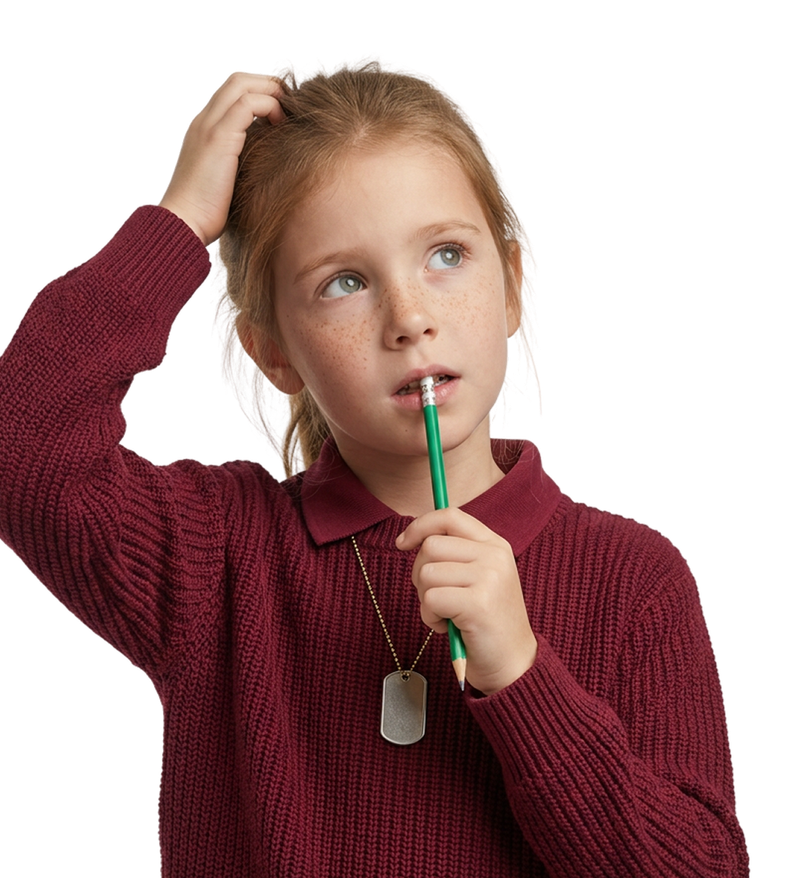
#> input picture templates/assets/05_girl.png, 803 x 878 px, shrunk from 1080 x 1181 before the run
$ python cutout.py ../../../templates/assets/05_girl.png out.png
#> lines starting #> are read from the running program, lines starting #| are printed output that depends on the picture; after the words box and inside, x2 and y2 are one past the last pixel; in counts of white or black regions, pixels touching at a corner belong together
#!/usr/bin/env python3
"""Вырезает однотонный фон (чёрный или белый по углам) и сохраняет PNG с прозрачностью.
Нужен для моделей gpt-image-2*, которые не принимают background=transparent.
Использование: cutout.py in.png out.png [--tol 40] [--round]
--round: для круглых предметов (планета) вместо заливки делает круглую маску по границам предмета."""
import argparse
from PIL import Image, ImageDraw, ImageFilter

a = argparse.ArgumentParser(); a.add_argument("src"); a.add_argument("dst"); a.add_argument("--tol", type=int, default=40); a.add_argument("--round", action="store_true")
o = a.parse_args()
im = Image.open(o.src).convert("RGB"); w, h = im.size
#> after `im = Image.open(o.src).convert('RGB')`:
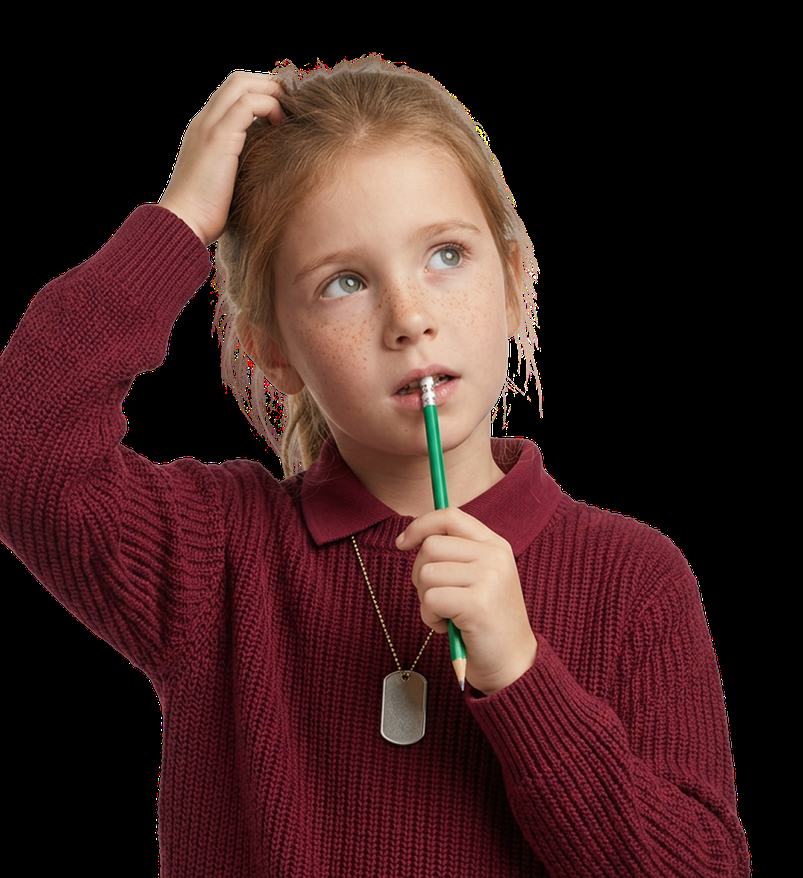
#> im: PIL image 803x878 RGB; mean R, G, B 64, 34.5, 33.2
#> after `w, h = im.size`: w = 803; h = 878
bg = im.getpixel((2, 2))
#> bg = (0, 0, 0)
if o.round:
    thr = 25 if sum(bg) < 150 else None
    bb = im.convert("L").point(lambda v: 255 if v > 25 else 0).getbbox()
    x0, y0, x1, y1 = bb; cx, cy, r = (x0 + x1) / 2, (y0 + y1) / 2, min(x1 - x0, y1 - y0) / 2
    m = Image.new("L", im.size, 0); ImageDraw.Draw(m).ellipse((cx - r + 3, cy - r + 3, cx + r - 3, cy + r - 3), fill=255)
    out = im.convert("RGBA"); out.putalpha(m.filter(ImageFilter.GaussianBlur(1.2))); out = out.crop((int(cx - r), int(cy - r), int(cx + r), int(cy + r)))
else:
    mask = Image.new("L", im.size, 255)
#> mask: PIL image 803x878 L; every value is 255
    marker = Image.new("RGB", im.size, (255, 0, 255)); marker.paste(im)
    work = im.copy()
    for pt in ((0, 0), (w - 1, 0), (0, h - 1), (w - 1, h - 1)):
        ImageDraw.floodfill(work, pt, (255, 0, 255), thresh=o.tol)
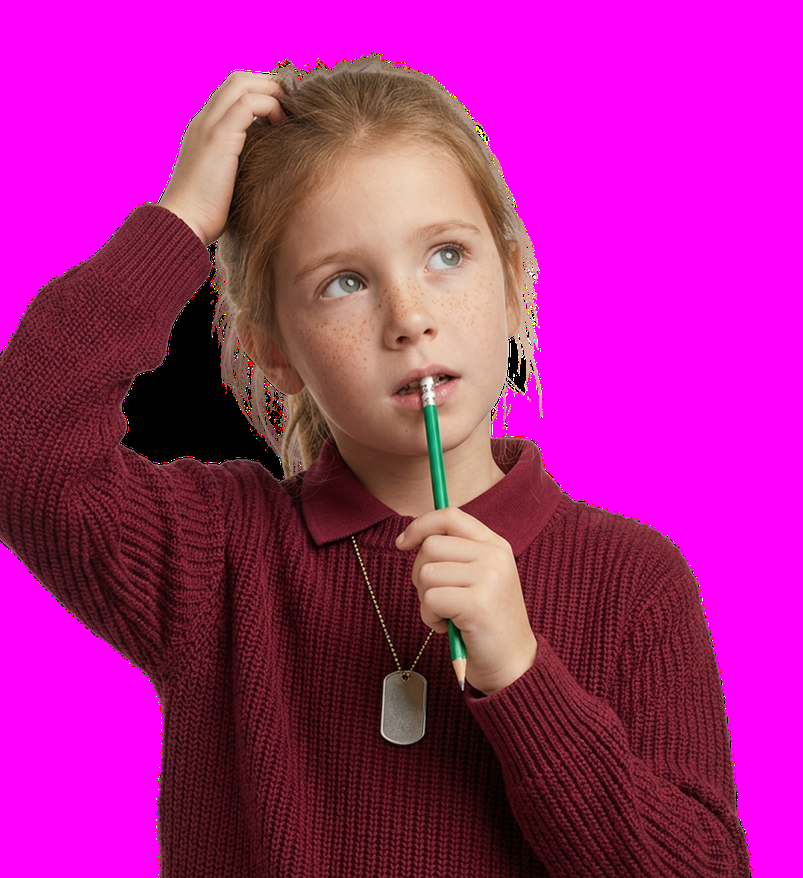
#> work: PIL image 803x878 RGB; mean R, G, B 168.4, 34.5, 137.6
    mk = work.point(lambda v: v)
    r_, g_, b_ = work.split()
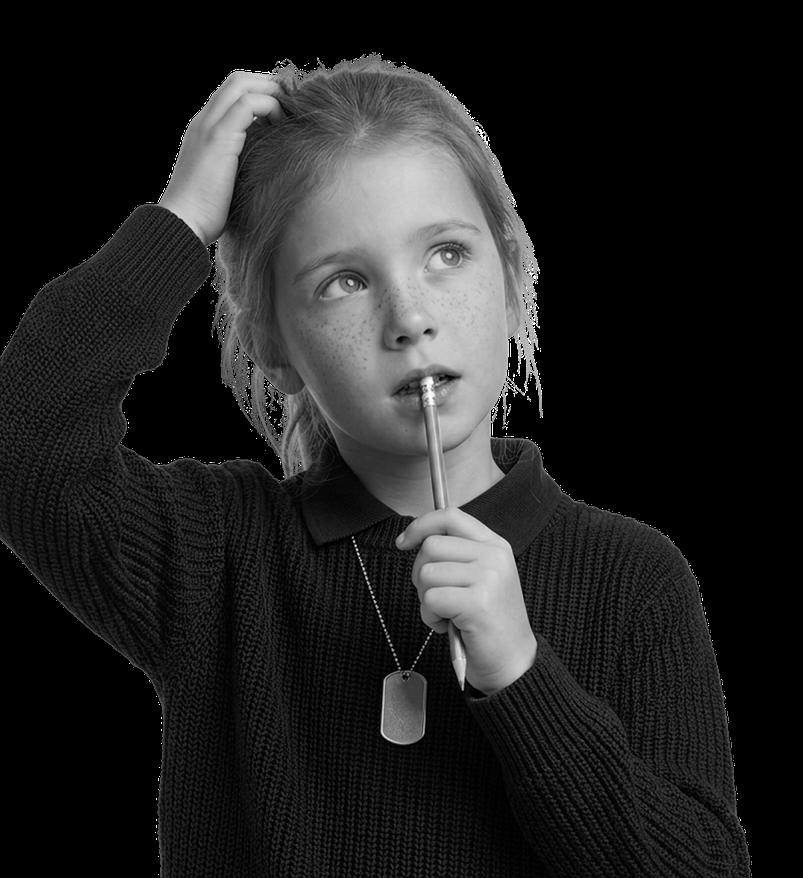
#> g_: PIL image 803x878 L; min 0, max 255, mean 34.5
    bgmask = r_.point(lambda v: 255 if v == 255 else 0)
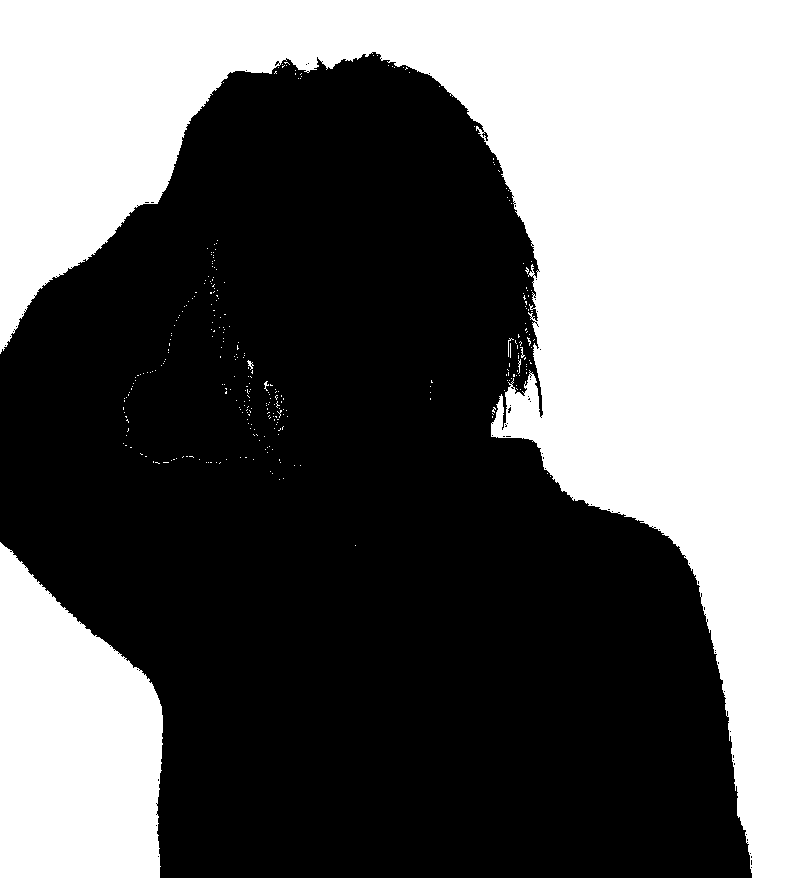
#> bgmask: PIL image 803x878 L; 41.2% white; 316 white regions (309 under 20 px), largest, box (x1, y1, x2, y2) and area: (0, 0, 803, 878) 248408, (0, 542, 163, 878) 41511, (247, 360, 254, 370) 28
    bgmask = Image.eval(bgmask, lambda v: v)
    from PIL import ImageChops
    isbg = ImageChops.multiply(r_.point(lambda v: 255 if v == 255 else 0), g_.point(lambda v: 255 if v == 0 else 0))
#> isbg: PIL image 803x878 L; 41.1% white; 204 white regions (201 under 20 px), largest, box (x1, y1, x2, y2) and area: (0, 0, 803, 878) 247602, (0, 542, 163, 878) 41482, (247, 361, 253, 370) 25
    alpha = ImageChops.invert(isbg).filter(ImageFilter.GaussianBlur(1))
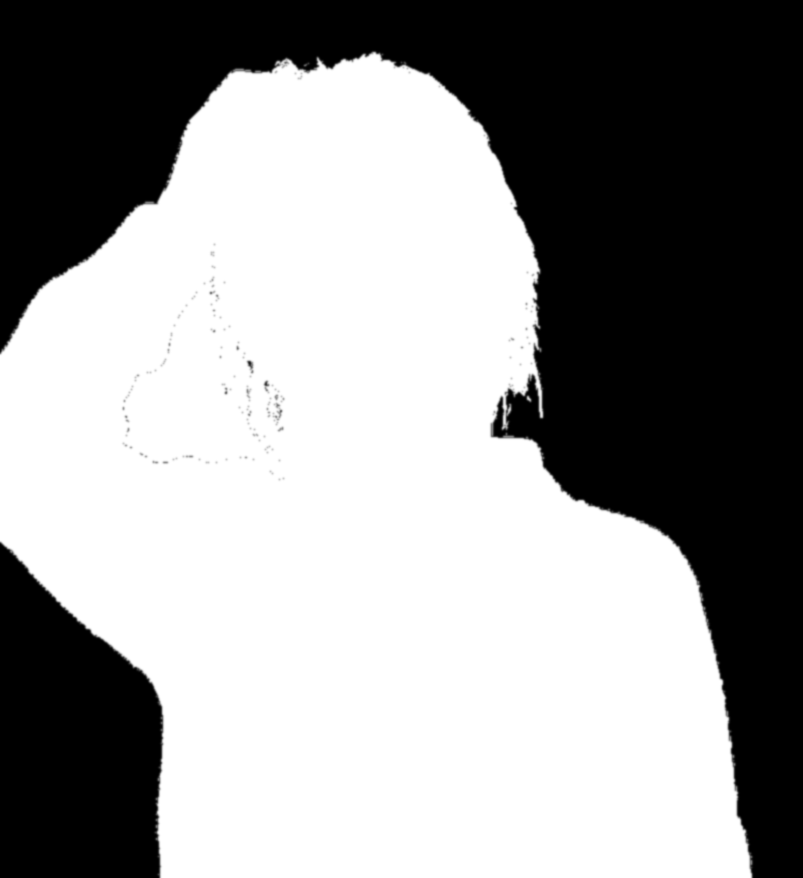
#> alpha: PIL image 803x878 L; min 0, max 255, mean 150.3
    out = im.convert("RGBA"); out.putalpha(alpha)
#> after `out.putalpha(alpha)`:
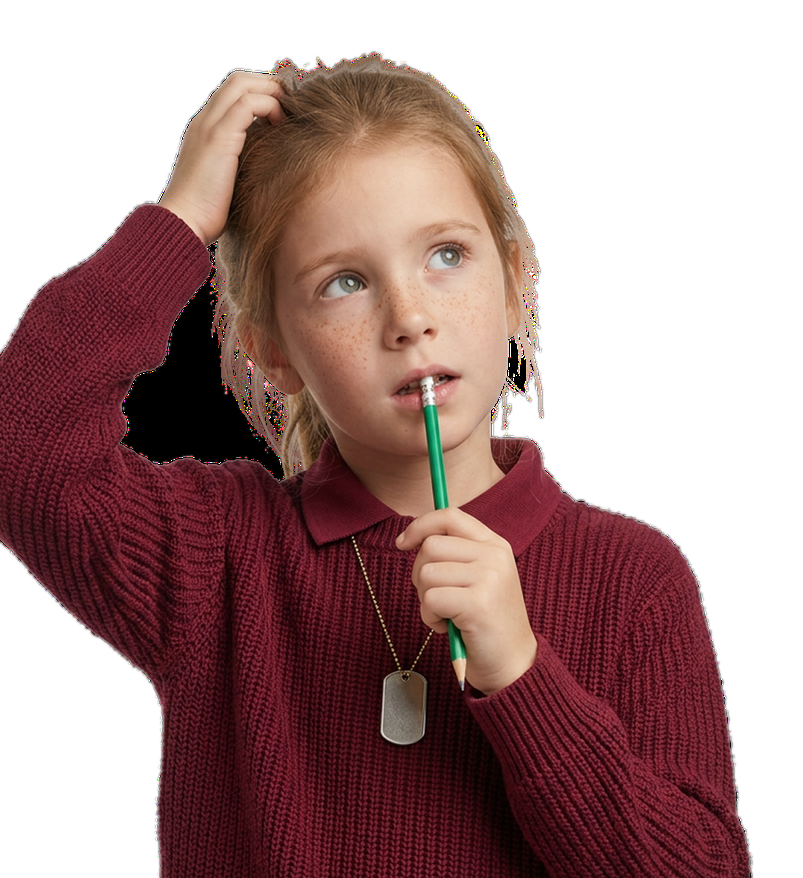
#> out: PIL image 803x878 RGBA; mean R, G, B, A 64, 34.5, 33.2, 150.3; transparent parts drawn white
out.save(o.dst); print("Сохранено:", o.dst, out.size)
#| Сохранено: out.png (803, 878)

$ run again, on templates/assets/09_boy.png
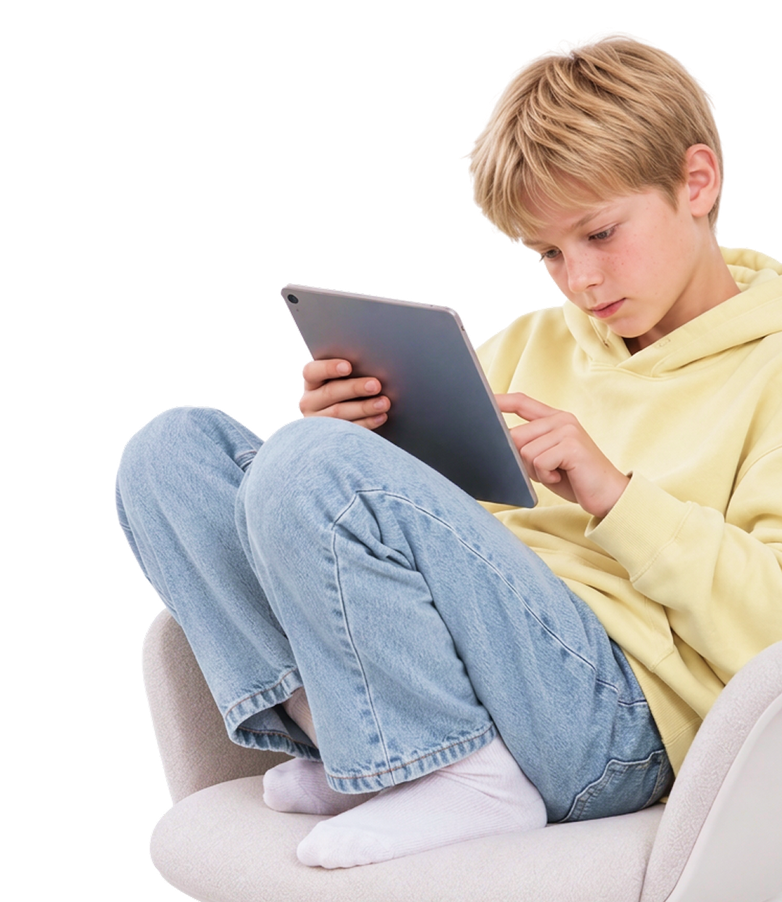
#> input picture templates/assets/09_boy.png, 782 x 902 px, shrunk from 1080 x 1245 before the run
#> bg = (0, 0, 0)
#> mask: PIL image 782x902 L; every value is 255
#> `bgmask = r_.point(lambda v: 255 if v == 255 else 0)`:
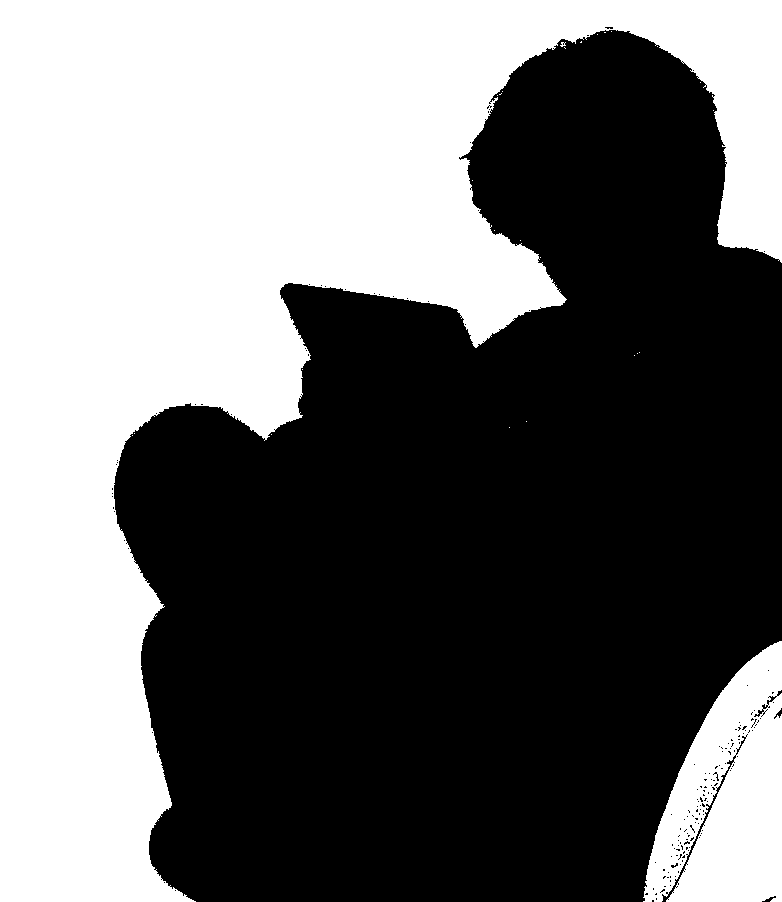
#> bgmask: PIL image 782x902 L; 43.6% white; 27 white regions (25 under 20 px), largest, box (x1, y1, x2, y2) and area: (0, 0, 782, 902) 283564, (643, 641, 782, 902) 23700
#> isbg: PIL image 782x902 L; 43.4% white; 12 white regions (10 under 20 px), largest, box (x1, y1, x2, y2) and area: (0, 0, 782, 902) 282171, (643, 641, 782, 902) 23700
#> `out.putalpha(alpha)`:
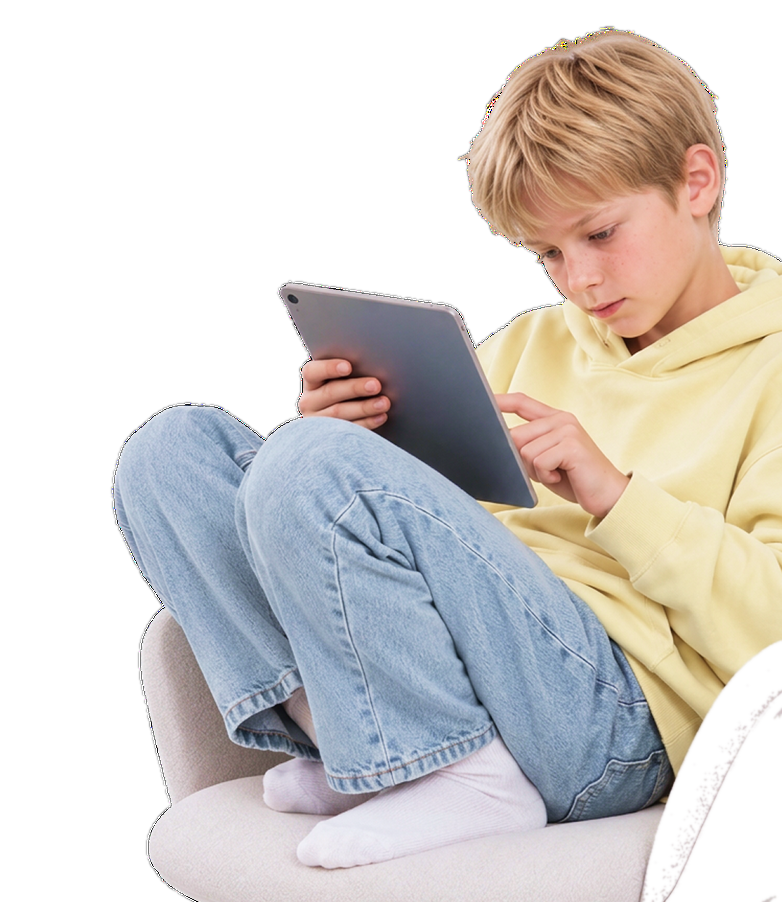
#> out: PIL image 782x902 RGBA; mean R, G, B, A 110.3, 105.6, 102.7, 144.4; transparent parts drawn white
#| Сохранено: out.png (782, 902)
